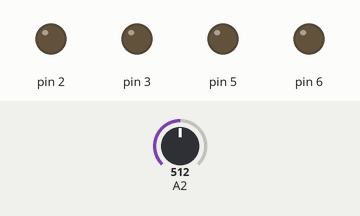
The sketch below on a simulated Arduino Uno, built with avr-gcc and run on an emulated ATmega328P. On the bench: output pins drawn as LEDs (lit = HIGH). The test bench sets the inputs (shaded band); at power-on: A2 = 512.

Above: at 1.2 s.
1.3 s: A2 set to 266
2.8 s: A2 set to 255
At 3.5 s:
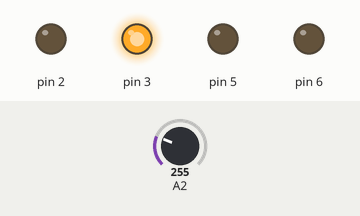
4.3 s: A2 set to 122
At 4.6 s:
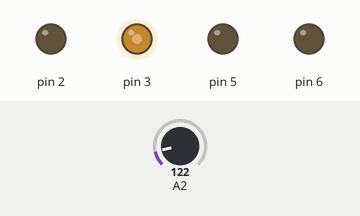
Timing chart, 0 to 7.3 s (numbered marks = the images above; inputs shaded):
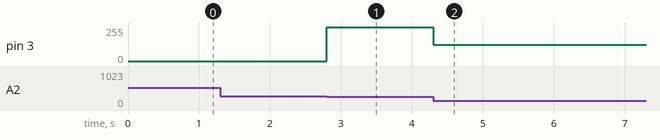

Measured:
- the behaviour switches between 256 and 255 on A2 (found by bisection; images 0 and 1)
- after the input at 1.3 s, every drawn part: stays the same
- after the input at 2.8 s, pin 3: 0/255 → 255/255 at once
- after the input at 4.3 s, pin 3: 255/255 → 122/255 at once

The sketch:

Ex1.9.ino
```cpp
void setup(){
  pinMode(3, OUTPUT);
  pinMode(5, OUTPUT);
  pinMode(6, OUTPUT);
}

void loop(){
  int value = analogRead(A2);
  if(value > 255) analogWrite(2, 255-value);
  else analogWrite(3, value);
}
```
